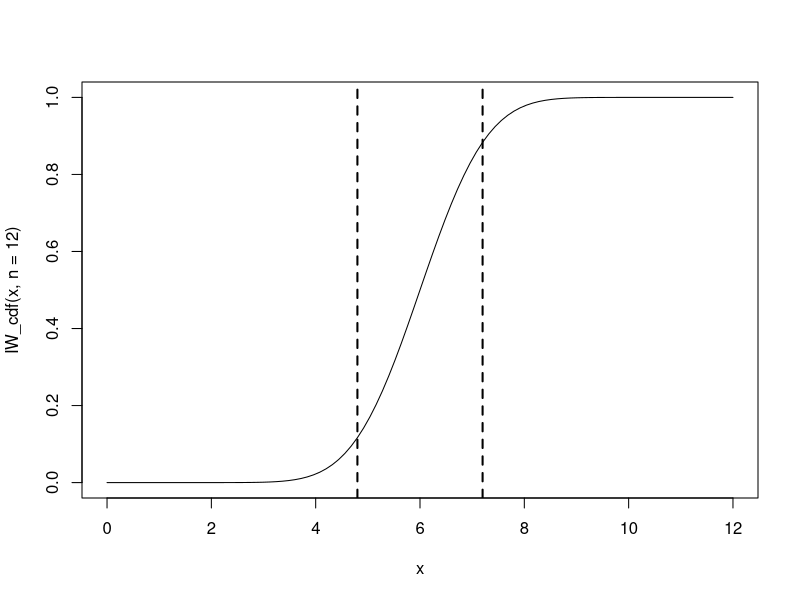

Source code (R):
#########################################################################
## Problema Amostre 12 variaveis aleatorias independentes uniforme(0, 1) 
## Defina x_bar = soma(X)/12
## Quanto vale Pr(|x_bar - 0.5| < 0.1)?
## Para a solução exata, notar que a soma de n v.a.s U(0, 1) tem 
### distribuição Irwin-Hall (https://en.wikipedia.org/wiki/Irwin%E2%80%93Hall_distribution)
### e que Pr(|X - 1/2| < 0.1) = Pr(0.4 < X < 0.6) = Pr(X<0.6)-Pr(X<0.4).
#########################################################################
## Funcoes auxiliares
IW_cdf <- function(x, n){
  if(x > n) return(1)
  ks <- 0:floor(x)
  vals <- sapply(ks, function(k) (-1)^k * choose(n, k) * (x-k)^n)
  S <- sum(vals)
  ans <- exp(log(S)-lfactorial(n))
  return(ans)
}
IW_cdf <- Vectorize(IW_cdf)
######################
## Usando TCL
aproximacao.normal <- pnorm(1.2)-pnorm(-1.2)

## Usando Monte Carlo
M <- 1E6
amostras <- matrix(NA, nrow = M, ncol = 12)
for(i in 1:M) amostras[i, ] <- runif(12)

medias <- apply(amostras, 1, mean)

aproximacao.monte.carlo <- mean(abs(medias-0.5) < 0.1)

## Exato
curve(IW_cdf(x, n = 12), 0, 12)
abline(v = 0.4 * 12, lwd = 2, lty = 2)
abline(v = 0.6 * 12, lwd = 2, lty = 2)

exato <- IW_cdf(0.6*12, n = 12)-IW_cdf(0.4*12, n = 12)

#### Comparando
aproximacao.normal
aproximacao.monte.carlo
exato

aproximacao.normal - exato
aproximacao.monte.carlo - exato